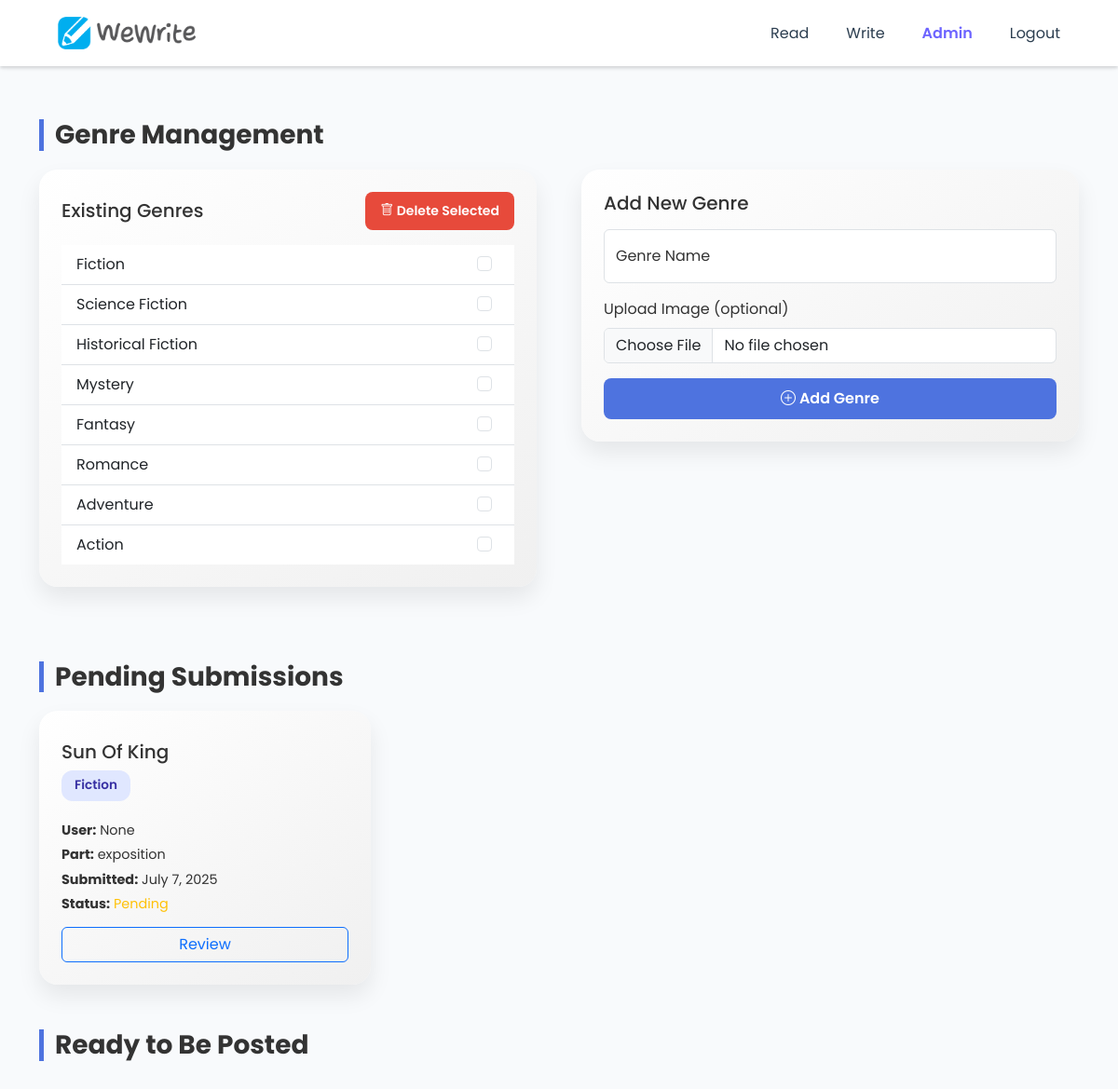
Page /genre_management/ (signed in) on the earlier database version.
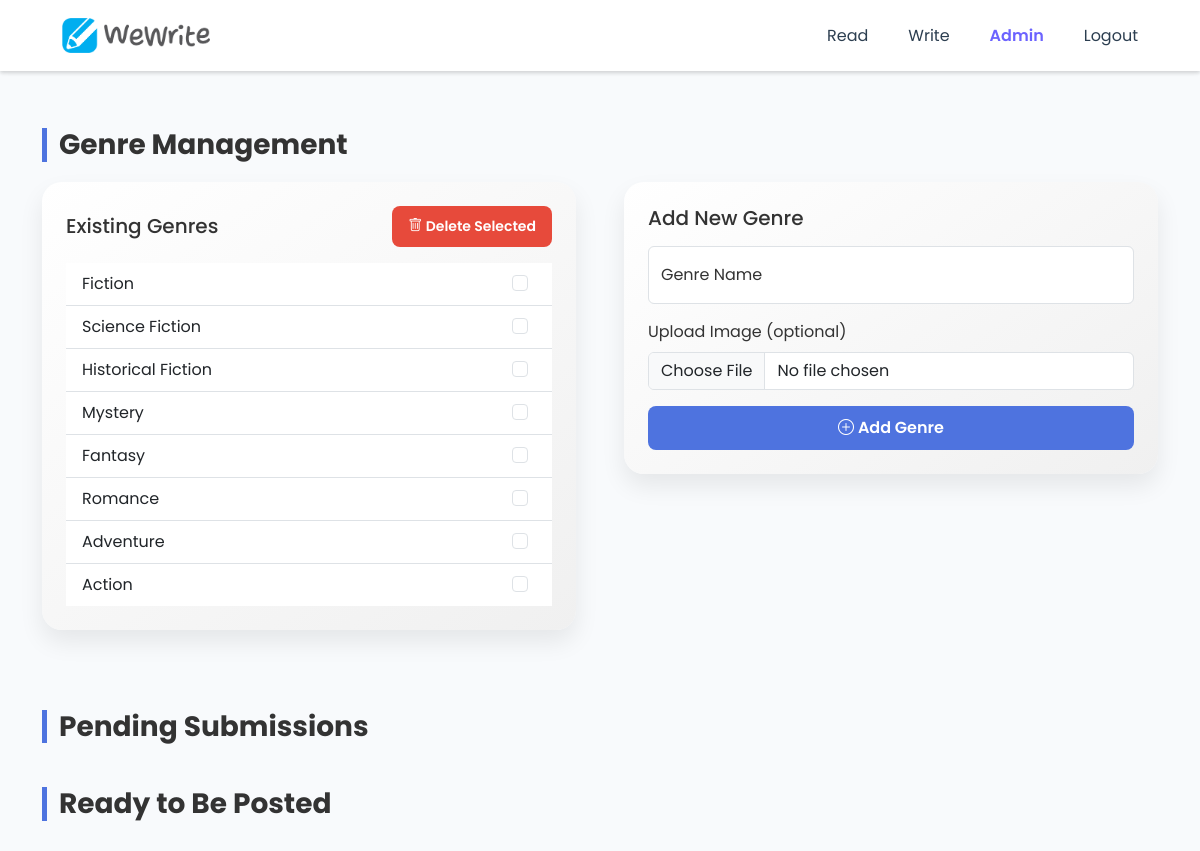
Same page on the later database version.
### story/models.py (models this page shows, shortened)
class Genre(models.Model):
    name = models.CharField(max_length=50, unique=True)
    is_active = models.BooleanField(default=True)
    image = models.ImageField(upload_to='genre_images/', null=True, blank=True)  # Add this line

class Stage(models.Model):
    PART_CHOICES = [
        (1, 'exposition'),
        (2, 'rising action'),
        (3, 'climax'),
        (4, 'falling action'),
        (5, 'resolution'),
    ]
    STATUS_CHOICES = [
        (1, 'pending'),
        (2, 'rejected'),
        (3, 'accepted'),
    ]
    story = models.ForeignKey(Story, on_delete=models.CASCADE, null=False, blank=False)
    user = models.ForeignKey(CustomUser, on_delete=models.CASCADE, null=False, blank=False)
    submitted_date = models.DateField(default='2000-01-01', null=True, blank=True)
    part = models.IntegerField(choices=PART_CHOICES)
    status = models.IntegerField(choices=STATUS_CHOICES)
    text = models.TextField(max_length=100000, null=True, blank=True)

class Story(models.Model):
    GENRE_CHOICES = [
        (1, 'Fiction'),
        (2, 'Science Fiction'),
        (3, 'Historical Fiction'),
        (4, 'Mystery'),
        (5, 'Fantasy'),
        (6, 'Romance'),
    ]
    STATUS_CHOICES = [
        (1, 'pending'),
        (2, 'published'),
    ]
    user = models.ForeignKey(CustomUser, on_delete=models.CASCADE)
    started_date = models.DateField(default='2000-01-01', null=True, blank=True)
    title = models.TextField(max_length=250, null=True, blank=True)
    genre = models.ForeignKey(Genre, on_delete=models.CASCADE)
    main_character = models.TextField(max_length=250, null=True, blank=True)
    time_setting = models.TextField(max_length=250, null=True, blank=True)
    suggested_keyword = models.TextField(max_length=250, null=True, blank=True)
    exposition_summary = models.TextField(max_length=10000, null=True, blank=True)
    status = models.IntegerField(choices=STATUS_CHOICES, default=1)

### member/models.py (models this page shows, shortened)
class CustomUser(AbstractBaseUser, PermissionsMixin):
    username = models.CharField(max_length=50, unique=True)
    name = models.CharField(max_length=50, unique=False, null=True, blank=True)
    is_active = models.BooleanField(default=True)
    is_staff = models.BooleanField(default=False)
    REQUIRED_FIELDS = []
    USERNAME_FIELD = 'username'
    objects = CustomUserManager()
    class Meta:
        verbose_name = 'Custom User'
        verbose_name_plural = 'Custom Users'

### suhyun_nlp/views.py (the view)
# urls.py: path('genre_management/', views.to_genre_management, name='to-genremanagement'),
@login_required
def to_genre_management(request):
    curr_user = request.user
    isAdmin = curr_user.is_staff
    username = curr_user.username
    active_genres = Genre.objects.filter(is_active=True).order_by('pk')
    pending_stages = list(Stage.objects.filter(status='1').order_by('pk'))
    pending_stage_part_list = [stage.PART_CHOICES[stage.part-1][1] for stage in pending_stages]
    stage_tuple_list = [(pending_stages[i], pending_stage_part_list[i]) for i in range(len(pending_stages))]
    pending_stage_pk_list = [s.pk for s in pending_stages]
    pending_stage_text_list = [s.text for s in pending_stages]
    pending_storys = Story.objects.filter(status=1).order_by('started_date')
    pending_story_list = list(pending_storys)
    ready_to_publish_story_list = []
    accepted_stages = list(Stage.objects.filter(status=3).order_by('pk'))
    for pending_story in pending_story_list:
        curr_story_stages = [stage for stage in accepted_stages if stage.story == pending_story]
        if len(curr_story_stages) == 5:
            ready_to_publish_story_list.append(pending_story)
    context = {
        'username': username,
        'isLogin': True,
        'isAdmin': isAdmin,
        'active_genres': active_genres,
        'stage_tuple_list': stage_tuple_list,
        'ready_to_publish_story_list': ready_to_publish_story_list,
        'pending_stage_pk_list': pending_stage_pk_list,
        'pending_stage_text_list': pending_stage_text_list,
    }
    return render(request, 'genre_management.html', context)

### suhyun_nlp/templates/genre_management.html (shortened to what this page needs)
{% extends 'header.html' %}
{% block read %}
<link href="https://cdn.jsdelivr.net/npm/bootstrap@5.3.0/dist/css/bootstrap.min.css" rel="stylesheet">
<link href="https://cdn.jsdelivr.net/npm/bootstrap-icons@1.10.5/font/bootstrap-icons.css" rel="stylesheet">
<div class="container py-5">
  <h3 class="section-title">Genre Management</h3>
  <div class="row g-5 mb-5">
    <div class="col-md-6">
      <form action="{% url 'to-delete-genre' %}" method="POST">{% csrf_token %}
        <div class="card-custom p-4">
          <div class="d-flex justify-content-between align-items-center mb-3">
            <h5 class="mb-0">Existing Genres</h5>
            <button class="btn btn-danger btn-sm btn-custom px-3" type="submit">
              <i class="bi bi-trash"></i> Delete Selected
            </button>
          </div>
          <ul class="list-group list-group-flush">
            {% for genre in active_genres %}
              <li class="list-group-item d-flex justify-content-between align-items-center text-cap">
                <span>{{ genre.name|title }}</span>
                <div class="form-check">
                  <input class="form-check-input" type="checkbox" name="genre_delete_check" value="{{ genre.pk }}">
                </div>
              </li>
            {% empty %}
              <li class="list-group-item text-muted">No genres available.</li>
            {% endfor %}
          </ul>
        </div>
      </form>
    </div>
    <div class="col-md-6">
      <form action="{% url 'to-add-genre' %}" method="POST" enctype="multipart/form-data">{% csrf_token %}
        <div class="card-custom p-4">
          <h5 class="mb-3">Add New Genre</h5>
          <div class="form-floating mb-3">
            <input type="text" class="form-control" id="genreNameInput" name="name" placeholder="Adventure" required>
            <label for="genreNameInput">Genre Name</label>
          </div>
          <div class="mb-3">
            <label for="genreImage" class="form-label">Upload Image (optional)</label>
            <input class="form-control" type="file" id="genreImage" name="image" accept="image/*">
          </div>
          <button class="btn btn-primary w-100 btn-custom" type="submit">
            <i class="bi bi-plus-circle"></i> Add Genre
          </button>
        </div>
      </form>
    </div>
  </div>
  <h3 class="section-title">Pending Submissions</h3>
  <div class="row g-4">
    {% for stage, part in stage_tuple_list %}
    <div class="col-md-6 col-lg-4">
      <div class="card-custom">
        <h5 class="mt-2 text-cap">{{ stage.story.title|title }}</h5>
<div class="mb-2" style="word-break: break-word;">
  <span class="genre-badge text-cap">{{ stage.story.genre.name|title }}</span>
</div>
        <div class="submission-details">
          <p><strong>User:</strong> <span class="text-cap">{{ stage.user.name|title }}</span></p>
          <p><strong>Part:</strong> {{ part }}</p>
          <p><strong>Submitted:</strong> {{ stage.submitted_date }}</p>
          <p><strong>Status:</strong> <span class="text-warning">Pending</span></p>
          <button class="btn btn-outline-primary w-100 mt-2" data-bs-toggle="modal" data-bs-target="#editModal"
            onclick="openEditModal('{{stage.story.title}}', '{{stage.story.genre.name}}', '{{stage.pk}}')">Review</button>
        </div>
      </div>
    </div>
    {% endfor %}
  </div>
  <h3 class="section-title mt-5">Ready to Be Posted</h3>
</div>
{% endblock %}

Differences in the rows shown:
no longer on this page (row edited): Stage: story "Sun Of King", story.genre.name "Fiction", user.name "None", part "exposition", submitted_date "July 7, 2025"
